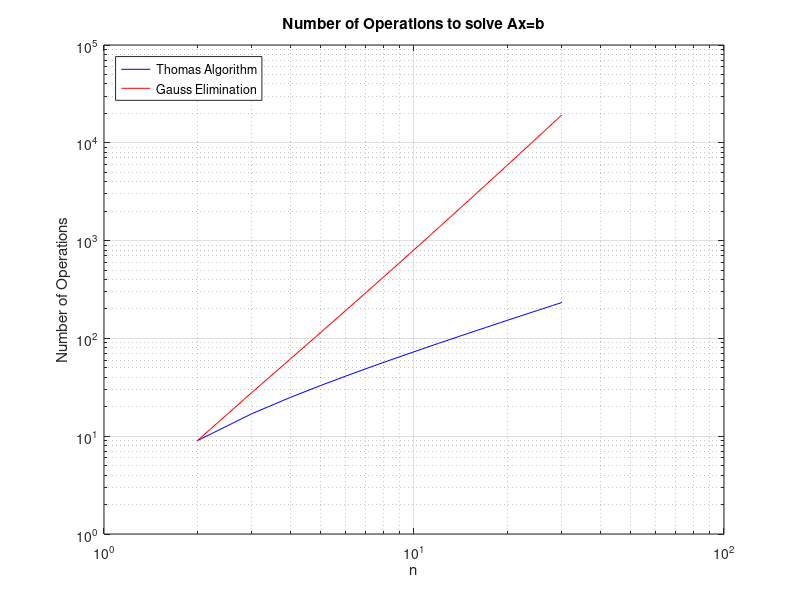

This figure's MATLAB source:
%% Clearing the Environment
clear all;
close all;
clc;

%% Part b: generate the plot
% complexity Thomas algorithm
compT = @(n) 8*n-7;

% complexity Gauss Elimination and Backward Substitution
compG = @(n) 2/3*n.^3+3/2*n.^2-7/6*n;

% n from 2 to 30
ns = [2:30];

% Plot
loglog(ns,compT(ns), "b", "DisplayName", "Thomas Algorithm");
hold on;
loglog(ns, compG(ns), "r", "DisplayName", "Gauss Elimination");
grid;
legend("location","northwest");
title("Number of Operations to solve Ax=b");
xlabel("n");
ylabel("Number of Operations");
savefig("num_ops.fig");
hold off;
close;

%% Part c: Thomas Algorithm
% Building Martix A
n = 5;
A = 2.04*eye(n)-diag(ones(n-1,1),1)-diag(ones(n-1,1),-1);

% Building vector b
b = [20.8 0.8 0.8 0.8 100.8]';

% LU fatorization in Thomas algorithm
alphas = zeros(n,1);
betas = zeros(n,1);

a = diag(A);
e = [0 diag(A,-1)']';
c = diag(A,1);

alphas(1) = a(1);

for i=2:n
    betas(i) = e(i)/alphas(i-1);
    alphas(i) = a(i)-betas(i)*c(i-1);
end

% Forward Substitution
ys = zeros(n,1);

ys(1) = b(1);

for i=2:n
   ys(i) = b(i)-betas(i)*ys(i-1); 
end

% Backward Substitution
xs = zeros(n,1);

xs(n) = ys(n)/alphas(n);

for i=(n-1):-1:1
   xs(i) = (ys(i)-c(i)*xs(i+1))/alphas(i);
end

% Printing the solution
fprintf("The solution is: \n")
for i=1:n
    fprintf(" %.4f \n",xs(i))
end
